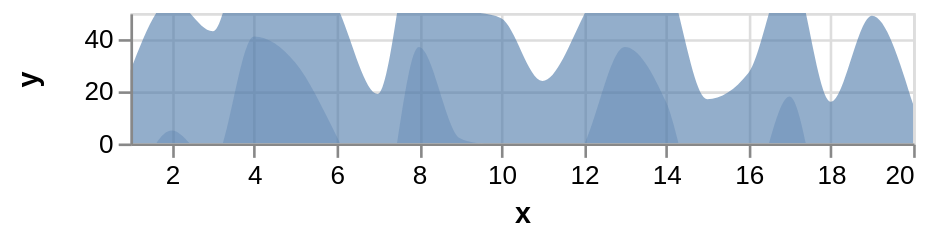

Vega-Lite specification stored for this chart:
### Vega specification from a JSON file in a GitHub repository (floating-point values rounded to 4 significant figures)
{"$schema": "https://vega.github.io/schema/vega/v4.json", "description": "Horizon Graph with 2 layers. (See https://idl.cs.washington.edu/papers/horizon/ for more details on Horizon Graphs.)", "autosize": "pad", "padding": 5, "width": 300, "height": 50, "style": "cell", "data": [{"name": "source_0", "values": [{"x": 1, "y": 28}, {"x": 2, "y": 55}, {"x": 3, "y": 43}, {"x": 4, "y": 91}, {"x": 5, "y": 81}, {"x": 6, "y": 53}, {"x": 7, "y": 19}, {"x": 8, "y": 87}, {"x": 9, "y": 52}, {"x": 10, "y": 48}, {"x": 11, "y": 24}, {"x": 12, "y": 49}, {"x": 13, "y": 87}, {"x": 14, "y": 66}, {"x": 15, "y": 17}, {"x": 16, "y": 27}, {"x": 17, "y": 68}, {"x": 18, "y": 16}, {"x": 19, "y": 49}, {"x": 20, "y": 15}]}, {"name": "data_1", "source": "source_0", "transform": [{"type": "formula", "expr": "toNumber(datum[\"x\"])", "as": "x"}, {"type": "formula", "expr": "toNumber(datum[\"y\"])", "as": "y"}]}, {"name": "data_2", "source": "source_0", "transform": [{"type": "formula", "expr": "toNumber(datum[\"x\"])", "as": "x"}, {"type": "formula", "expr": "datum.y - 50", "as": "ny"}]}], "marks": [{"name": "layer_0_marks", "type": "area", "clip": true, "style": ["area"], "sort": {"field": "datum[\"x\"]", "order": "descending"}, "from": {"data": "data_1"}, "encode": {"update": {"orient": {"value": "vertical"}, "fill": {"value": "#4c78a8"}, "opacity": {"value": 0.6}, "tooltip": {"signal": "{\"x\": format(datum[\"x\"], \"\"), \"y\": format(datum[\"y\"], \"\")}"}, "x": {"scale": "x", "field": "x"}, "y": {"scale": "y", "field": "y"}, "y2": {"scale": "y", "value": 0}, "defined": {"signal": "datum[\"x\"] !== null && !isNaN(datum[\"x\"]) && datum[\"y\"] !== null && !isNaN(datum[\"y\"])"}}}}, {"name": "layer_1_marks", "type": "area", "clip": true, "style": ["area"], "sort": {"field": "datum[\"x\"]", "order": "descending"}, "from": {"data": "data_2"}, "encode": {"update": {"orient": {"value": "vertical"}, "fill": {"value": "#4c78a8"}, "opacity": {"value": 0.3}, "tooltip": {"signal": "{\"x\": format(datum[\"x\"], \"\"), \"ny\": format(datum[\"ny\"], \"\")}"}, "x": {"scale": "x", "field": "x"}, "y": {"scale": "y", "field": "ny"}, "y2": {"scale": "y", "value": 0}, "defined": {"signal": "datum[\"x\"] !== null && !isNaN(datum[\"x\"]) && datum[\"ny\"] !== null && !isNaN(datum[\"ny\"])"}}}}], "scales": [{"name": "x", "type": "linear", "domain": {"fields": [{"data": "data_1", "field": "x"}, {"data": "data_2", "field": "x"}]}, "range": [0, {"signal": "width"}], "nice": false, "zero": false}, {"name": "y", "type": "linear", "domain": [0, 50], "range": [{"signal": "height"}, 0], "nice": true, "zero": false}], "axes": [{"scale": "x", "orient": "bottom", "grid": false, "title": "x", "labelFlush": true, "labelOverlap": true, "tickCount": {"signal": "ceil(width/40)"}, "zindex": 1}, {"scale": "x", "orient": "bottom", "gridScale": "y", "grid": true, "tickCount": {"signal": "ceil(width/40)"}, "domain": false, "labels": false, "maxExtent": 0, "minExtent": 0, "ticks": false, "zindex": 0}, {"scale": "y", "orient": "left", "grid": false, "title": "y", "labelOverlap": true, "tickCount": {"signal": "ceil(height/40)"}, "zindex": 1}, {"scale": "y", "orient": "left", "gridScale": "x", "grid": true, "tickCount": {"signal": "ceil(height/40)"}, "domain": false, "labels": false, "maxExtent": 0, "minExtent": 0, "ticks": false, "zindex": 0}], "config": {"axisY": {"minExtent": 30}, "style": {"area": {"interpolate": "monotone"}}}}
